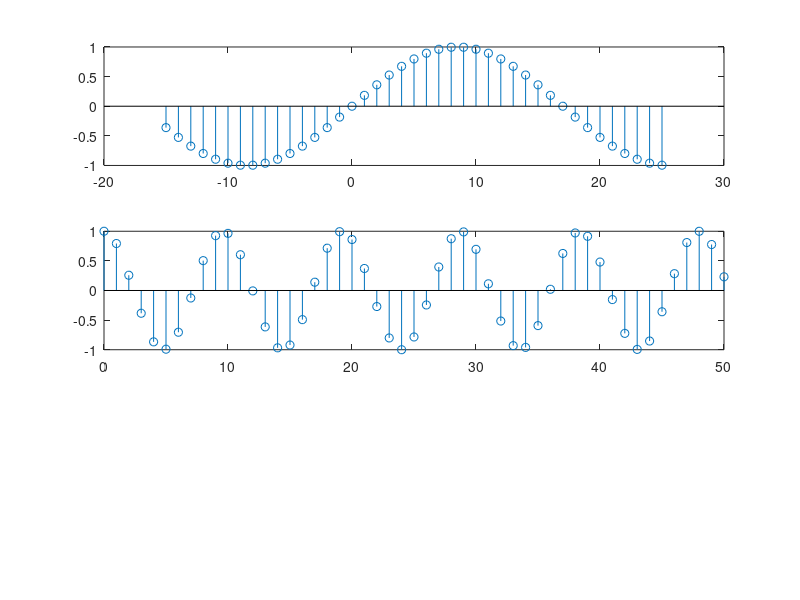

The MATLAB source for this figure:
n=-15:25
m=0:50
x1=sin(pi/17*n)
x2=cos((pi/sqrt(23))*m)
subplot(3,1,1) % prima secventa de reprezentare 
stem(n,x1) % reprezentarea in f de x1 
subplot(3,1,2) % a doua secventa de reprezentare
stem(m,x2)